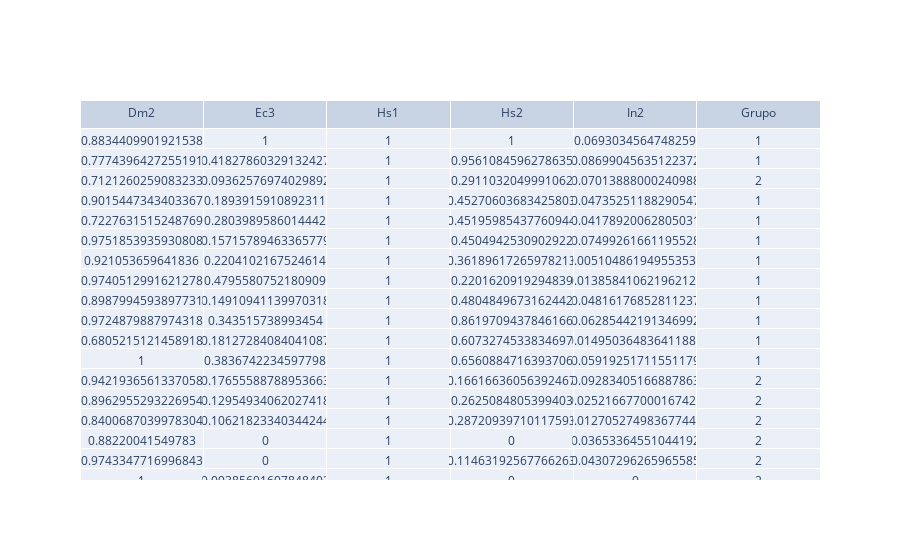

The code cell stored with this chart in its notebook:
### Code cell
fig = go.Figure(data=[go.Table(
    header=dict(values=novo_df_arquivo.columns),
    cells=dict(values=novo_df_arquivo.values.T))
                     ])
fig.show()

### Figure 1 — Plotly figure (JSON) as saved in the notebook; plotly's stock layout.template omitted (floating-point values rounded to 4 significant figures; data arrays with more than 128 entries replaced by an {"elided": "..."} marker saying what was removed)
{"data": [{"cells": {"values": {"elided": "6x182 float values"}}, "header": {"values": ["Dm2", "Ec3", "Hs1", "Hs2", "In2", "Grupo"]}, "type": "table"}], "layout": {}}
